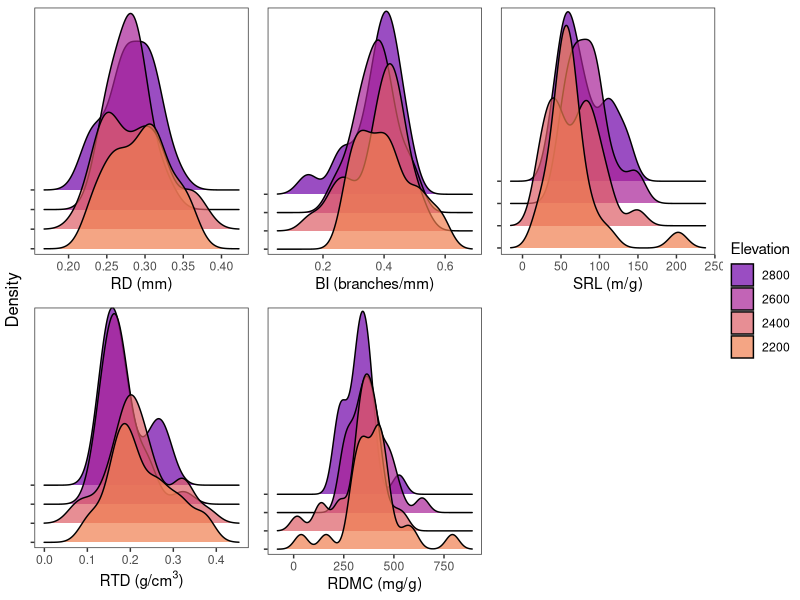
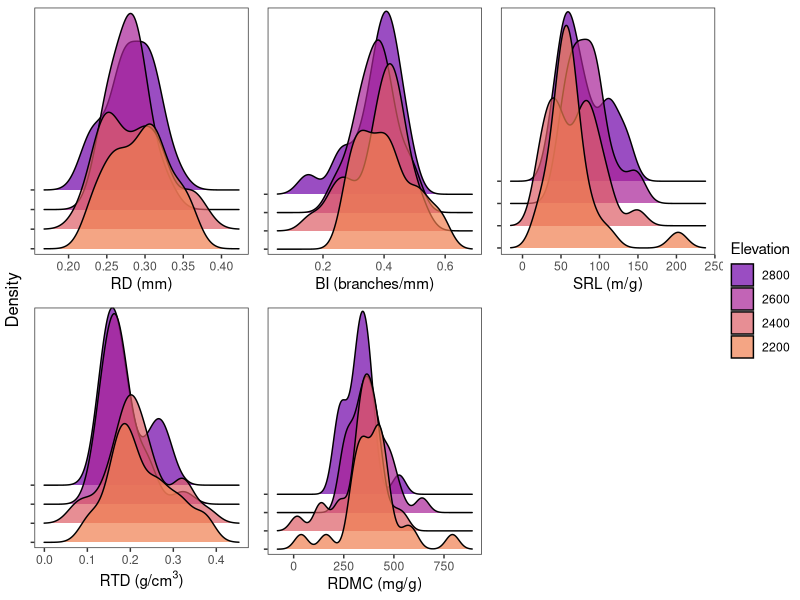

Recreate these plots in R, in order.
# Ploting trait densities by elevation
# created 25/09/2024 by Anya 
# modified 11/02/2025 by Joe

### 1. Set up ----
library(tidyverse)
library(ggpubr)
library(ggridges)
library(viridisLite)
library(RColorBrewer)

### 2. Format data ----
# Load in root trait data
root_traits <- read_csv('v_root_traits/v_PFCT7_clean_root_traits_2023.csv') %>% 
  pivot_wider(names_from = traits, values_from = value) %>%
  mutate(elevation_m_asl = as.factor(elevation_m_asl))

# vis parameters
scl= 10
alp3 = 0.7
cols2<- c("#6F00A8", "#A72197",  "#DD5E66", "#EF7F4F") # 2000m: #FDCB26
lwd = 0.5

### 3. Density plots per trait by elevation (RP scans) ----
rd <- ggplot(root_traits, aes(x = rd, y = elevation_m_asl, fill = elevation_m_asl)) +
  geom_density_ridges(alpha= alp3, scale = scl, linewidth=lwd)+
  scale_fill_manual(values = cols2, breaks = c(2800,  2600, 2400, 2200))+
  scale_y_discrete(expand = expansion(mult = c(0.1, 3.1)))+
  labs(x = "RD (mm)", color = "Elevation", fill ="Elevation")+
  theme_bw()+
  theme(panel.grid = element_blank(),
        axis.title.y = element_blank())

bi <- ggplot(root_traits, aes(x = bi, y = elevation_m_asl, fill = elevation_m_asl)) +
  geom_density_ridges(alpha= alp3, scale = scl, linewidth=lwd)+
  scale_fill_manual(values = cols2, breaks = c(2800,  2600, 2400, 2200))+
  scale_y_discrete(expand = expansion(mult = c(0.1, 3.4)))+
  labs(x = "BI (branches/mm)", color = "Elevation", fill ="Elevation")+
  theme_bw()+
  theme(panel.grid = element_blank(),
        axis.title.y = element_blank())

srl <- ggplot(root_traits, aes(x = srl, y = elevation_m_asl, fill = elevation_m_asl)) +
  geom_density_ridges(alpha= alp3, scale = scl, linewidth=lwd)+
  scale_fill_manual(values = cols2, breaks = c(2800,  2600, 2400, 2200))+
  scale_y_discrete(expand = expansion(mult = c(0.1, 2.6)))+
  labs(x = "SRL (m/g)", color = "Elevation", fill ="Elevation")+
  theme_bw()+
  theme(panel.grid = element_blank(),
        axis.title.y = element_blank())

rtd <- root_traits %>%
  filter(id != 'FEK5954') %>% # Filter out high RTD values to remove outliers; remove 1 values
ggplot(aes(x = rtd, y = elevation_m_asl, fill = elevation_m_asl)) +
  geom_density_ridges(alpha= alp3, scale = scl, linewidth=lwd)+
  scale_fill_manual(values = cols2, breaks = c(2800,  2600, 2400, 2200))+
  scale_y_discrete(expand = expansion(mult = c(0.1, 3.1)))+
  labs(x = expression(paste("RTD (g/",cm^3,")")), color = "Elevation", fill ="Elevation")+
  theme_bw()+
  theme(panel.grid = element_blank(),
        axis.title.y = element_blank())

rdmc <- root_traits %>%
ggplot(aes(x = rdmc, y = elevation_m_asl, fill = elevation_m_asl)) +
  geom_density_ridges(alpha= alp3, scale = scl, linewidth=lwd)+
  scale_fill_manual(values = cols2, breaks = c(2800,  2600, 2400, 2200))+
  scale_y_discrete(expand = expansion(mult = c(0.1, 3.4)))+
  labs(x = "RDMC (mg/g)", color = "Elevation", fill ="Elevation")+
  theme_bw()+
  theme(panel.grid = element_blank(),
        axis.title.y = element_blank())

# Combine into single panel 
root_traits_elev <- ggarrange(rd + rremove("y.text"), bi + rremove("y.text"), srl + rremove("y.text"), rtd + rremove("y.text"), rdmc + rremove("y.text"), common.legend = TRUE,legend = "right", align = "v", label.y = 1) %>%
  annotate_figure(left = text_grob("Density",rot = 90))
root_traits_elev

# 4. Save figure
ggsave("root_traits_elev.png", root_traits_elev, path= "results/v_root_traits/", height = 3.333, width = 7 , bg= "white", units= "in")
